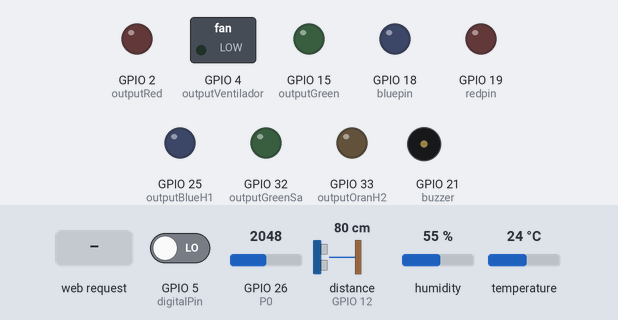
A sketch run on a simulated ESP32. Shown: switched loads named in the sketch (green lamp = pin HIGH), output pins drawn as LEDs (lit = HIGH), buzzer (waves = sounding, pin HIGH). The inputs (shaded band) are chosen by the test bench; at power-on: GPIO 5 (digitalPin) LOW, distance to the obstacle (sensor on GPIO 12) 80 cm, GPIO 26 (P0) = 2048, humidity 55 %, temperature 24 °C. The echo pulse lasts 58.3 µs per cm; WiFi joins after 1.5 s; servers stay silent unless stated; the Firebase database answers and starts empty; what the sketch prints to the serial monitor is not drawn.

Above: at 2.7 s.
2.8 s: GPIO 5 (digitalPin) driven HIGH
At 9.6 s:
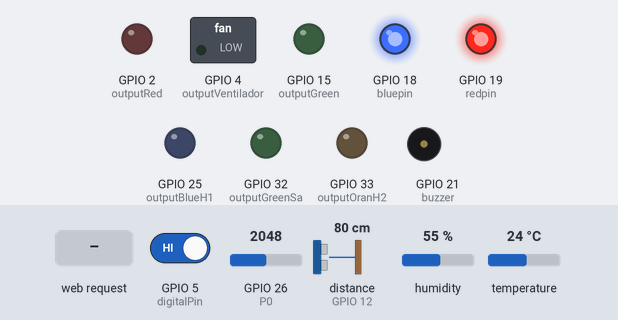
9.9 s: HTTP request GET /12/on received
At 19.4 s:
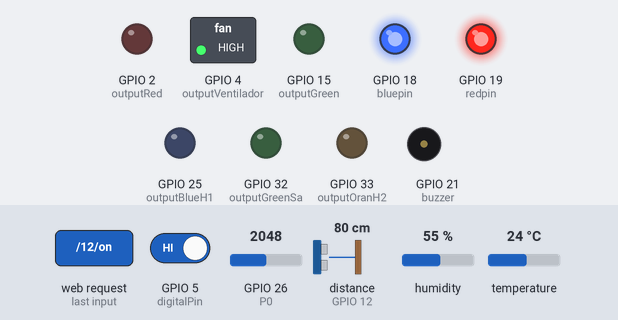
19.7 s: distance to the obstacle (sensor on GPIO 12) set to 11 cm
27.7 s: distance to the obstacle (sensor on GPIO 12) set to 8 cm
At 35.9 s:
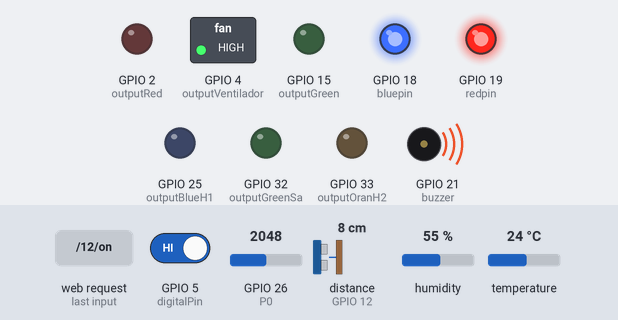
36.4 s: HTTP request GET /12/off received
At 44.2 s:
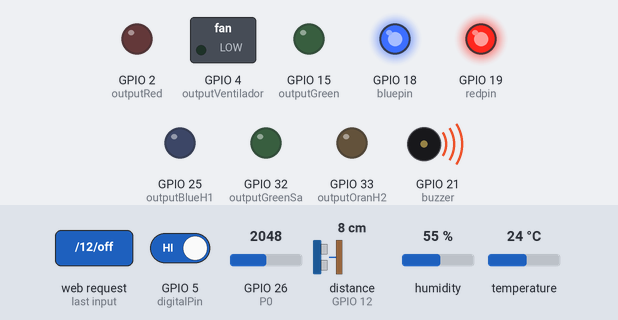
44.7 s: HTTP request GET /red/on received
At 52.6 s:
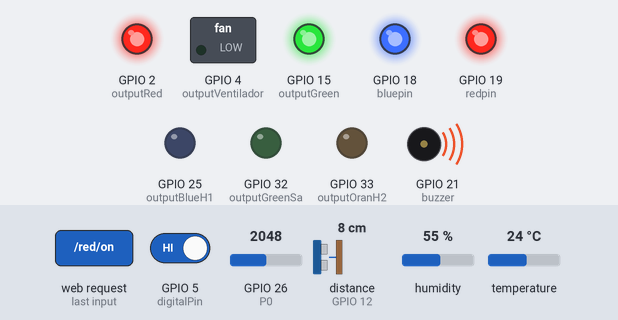
Timing chart, 0 to 54.1 s (numbered marks = the images above; inputs shaded):
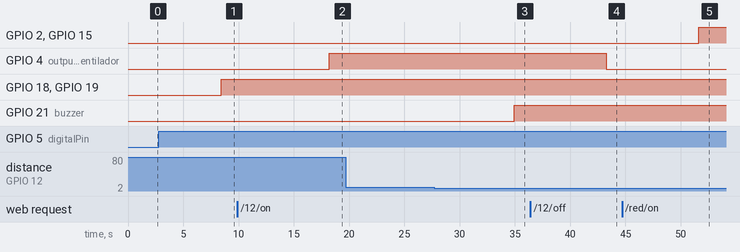

Measured:
- the behaviour switches between 10 and 9 cm on distance to the obstacle (sensor on GPIO 12) (found by bisection; images 2 and 3)
- after the input at 2.8 s, GPIO 18 (bluepin), GPIO 19 (redpin): LOW → HIGH after 5.7 s
- after the input at 9.9 s, GPIO 4 (outputVentilador): LOW → HIGH after 8.3 s
- after the input at 19.7 s, every drawn part: stays the same
- after the input at 27.7 s, GPIO 21 (buzzer): LOW → HIGH after 7.2 s
- after the input at 36.4 s, GPIO 4 (outputVentilador): HIGH → LOW after 6.9 s
- after the input at 44.7 s, GPIO 2 (outputRed), GPIO 15 (outputGreen): LOW → HIGH after 6.9 s

The sketch:

pagina6.ino
```cpp
#include <WiFi.h>
#include "FirebaseESP32.h"
#include <DHT.h>

#define FIREBASE_HOST "https://proyecto-iot-bc8cb.firebaseio.com"
#define FIREBASE_AUTH "9Niqfu8TTAV2TQsLjt3rgaI5QwILQtoTuS6hm0JO"
#define WIFI_SSID "ARRIS-A0A2"
#define WIFI_PASSWORD "AA94724020679540"

#define DHTPIN 23
#define DHTTYPE DHT11
DHT dht(DHTPIN, DHTTYPE);
FirebaseData firebaseData;
String ruta = "/ESP32";

const int P0 = 26;
//int sensorValue = 0;
const int buzzer = 21;
//int nivelAgua = 0;

int digitalPin = 5;
int digitalVal;

#include "SR04.h"
#define TRIG_PIN 12
#define ECHO_PIN 13
SR04 sr04 = SR04(ECHO_PIN,TRIG_PIN);
long distancia;

const int outputVentilador = 4;
const int outputRed = 2;
const int outputGreen = 15;
const int outputBlueH1 = 25;
const int outputOranH2 = 33;
const int outputGreenSa = 32;

String outputEstadoVentilador = "off";
String outputEstadoRed = "off";
String outputEstadoGreen = "off";
String outputEstadoBlueH1 = "off";
String outputEstadoOranH2 = "off";
String outputEstadoGreenSa = "off";

int redpin = 19;
int bluepin =18;


WiFiServer server(80);
String header;

void setup() {
  /*
   * Inicia Conexion con Firebase
   */
  Serial.begin(115200);

  pinMode(outputVentilador, OUTPUT);
  digitalWrite(outputVentilador, LOW);

  pinMode(outputRed, OUTPUT);
  digitalWrite(outputRed, LOW);

  pinMode(outputGreen, OUTPUT);
  digitalWrite(outputGreen, LOW);

  pinMode(outputBlueH1, OUTPUT);
  digitalWrite(outputBlueH1, LOW);

  pinMode(outputOranH2, OUTPUT);
  digitalWrite(outputOranH2, LOW);

  pinMode(outputGreenSa, OUTPUT);
  digitalWrite(outputGreenSa, LOW);

  pinMode(buzzer, OUTPUT);

  pinMode(digitalPin, INPUT);
  dht.begin();

  pinMode(redpin, OUTPUT);
  pinMode(bluepin, OUTPUT);

  Serial.print("Conectado al Wi-Fi");
  Serial.println(WIFI_SSID);
  WiFi.begin(WIFI_SSID, WIFI_PASSWORD);
  while (WiFi.status() != WL_CONNECTED)
  {
    delay(500);
    Serial.print(".");
  }

  Serial.println("");
  Serial.println("Wifi conectado");
  Serial.print("Conectado con IP: ");
  Serial.println(WiFi.localIP());
  server.begin();

  Firebase.begin(FIREBASE_HOST, FIREBASE_AUTH);
  Firebase.reconnectWiFi(true);

 /*
  * Termina conexion con Firebase
  */
}

void loop() {
/*
 * Inicia Temperatura
 */
 // Esperamos 5 segundos entre medidas
  delay(5000);

  // Leemos la humedad relativa
  float h = dht.readHumidity();
  // Leemos la temperatura en grados centígrados (por defecto)
  float t = dht.readTemperature();
  // Leemos la temperatura en grados Fahreheit
  float f = dht.readTemperature(true);

  // Comprobamos si ha habido algún error en la lectura
  if (isnan(h) || isnan(t) || isnan(f)) {
    Serial.println("Error obteniendo los datos del sensor DHT11");
    return;
  }

  // Calcular el índice de calor en Fahreheit
  float hif = dht.computeHeatIndex(f, h);
  // Calcular el índice de calor en grados centígrados
  float hic = dht.computeHeatIndex(t, h, false);

  Serial.print("Humedad: ");
  Serial.print(h);
  Serial.print(" %\t");
  Serial.print("Temperatura: ");
  Serial.print(t);
  Serial.print(" C ");
  Serial.print("Índice de calor: ");
  Serial.print(hic);
  Serial.println(" *C ");
 /*
  * Termina temperatura
  */

  /*
   * Inicia nivel de agua
   */
   /*sensorValue = analogRead(Agua);
   nivelAgua = sensorValue*100/1024;
   Serial.print("Sensor cubierto = " );
   Serial.print(nivelAgua);
   Serial.println("%");
   delay(500);*/
   Serial.print("Nivel de agua: ");
   Serial.println(analogRead(P0));
   delay(500);
   /*
    * Termina nivel de agua
    */

    /*
     * Inicia Sensor poximidad
     */
   distancia=sr04.Distance();
   Serial.print(distancia);
   Serial.println("cm");
   delay(500);


   /*
    * Termina Sensor proximidad
   */

   /*
    * Inicia detector de fuego
    */
    digitalVal = digitalRead(digitalPin);
    /*
     * Termina detector de fuego
     */

  Firebase.setFloat(firebaseData, ruta + "/sensorTemperatura/temperatura", t);
  Firebase.setFloat(firebaseData, ruta + "/sensorTemperatura/humedad", h);
  Firebase.setFloat(firebaseData, ruta + "/sensorTemperatura/indiceCalor", hic);
  Firebase.setInt(firebaseData, ruta + "/sensorNivelAgua/nivel", P0);
  Firebase.setInt(firebaseData, ruta + "/sensorProximidad/distancia", distancia);
  if(digitalVal == HIGH) // si la flama es detectada
    {
      Firebase.setString(firebaseData, ruta + "/sensorFuego/hay", "Cuidado con el fuego");
      Serial.println("Fuego");
      digitalWrite(18,HIGH);
      digitalWrite(19,HIGH);
    }else if(digitalVal == LOW) {
      Firebase.setString(firebaseData, ruta + "/sensorFuego/hay", "Tu tranquilo");
      Serial.println("No Fuego");
      digitalWrite(18,LOW);
      digitalWrite(19,LOW);
    }
    delay(500);

  Firebase.getFloat(firebaseData, ruta + "/sensorTemperatura/temperatura");
  float temp = firebaseData.floatData();
  String temp2 = (String) temp;
  Firebase.getFloat(firebaseData, ruta + "/sensorTemperatura/humedad");
  float hum = firebaseData.floatData();
  String hum2 = (String) hum;
  Firebase.getFloat(firebaseData, ruta + "/sensorTemperatura/indiceCalor");
  float ind = firebaseData.floatData();
  String ind2 = (String) ind;
  Firebase.getString(firebaseData, ruta + "/sensorFuego/hay");
  String fue = firebaseData.stringData();
  Firebase.getInt(firebaseData, ruta + "/sensorNivelAgua/nivel");
  int niv = firebaseData.floatData();
  String niv2 = (String) niv;
  Firebase.getInt(firebaseData, ruta + "/sensorProximidad/distancia");
  int dis = firebaseData.floatData();
  String dis2 = (String) dis;

  //Inicia control de dispositivo en la nube
    if(dis<10){
      if(dis>1){
        digitalWrite(buzzer, HIGH);
      }
    }else{
      digitalWrite(buzzer, LOW);
    }
   //Termina control de dispositivo en la nube

   //----------------------------------------------
   //--------------Streaming de datos--------------
   //----------------------------------------------

  Firebase.readStream(firebaseData);
  if (firebaseData.streamAvailable())
    {
        Serial.println(firebaseData.stringData()); // El tipo de dato debe coincidir con el dato cargado en la nube
        delay(500);                                 // El delay es para que solo se haga una lectura, caso contrario repetira la lectura varias veces,
    }


  WiFiClient client = server.available();
  if(client){
    Serial.println("Nuevo cliente");
    String currentLine = "";
    while(client.connected()){
      if(client.available()){
        char c = client.read();
        Serial.write(c);
        header += c;
        if(c == '\n'){
          if(currentLine.length() == 0){
            client.println("HTTP/1.1 200 OK");
            client.println("Content-type:text/html");
            client.println("Connection: close");
            client.println();

            if(header.indexOf("GET /12/on") >= 0 ){
              Serial.println("GPIO 12 on");
              outputEstadoVentilador = "on";
              digitalWrite(outputVentilador, HIGH);
            }else if(header.indexOf("GET /12/off") >= 0){
              Serial.println("GPIO 12 off");
              outputEstadoVentilador = "off";
              digitalWrite(outputVentilador, LOW);
            }

            if(header.indexOf("GET /red/on") >= 0 ){
              Serial.println("GPIO red on");
              outputEstadoRed = "on";
              digitalWrite(outputRed, 255);
              digitalWrite(outputGreen, 255);
            }else if(header.indexOf("GET /red/off") >= 0){
              Serial.println("GPIO red off");
              outputEstadoRed = "off";
              digitalWrite(outputRed, LOW);
              digitalWrite(outputGreen, LOW);
            }

            if(header.indexOf("GET /BlueH1/on") >= 0 ){
              Serial.println("GPIO BlueH1 on");
              outputEstadoBlueH1 = "on";
              digitalWrite(outputBlueH1, HIGH);
            }else if(header.indexOf("GET /BlueH1/off") >= 0){
              Serial.println("GPIO BlueH1 off");
              outputEstadoBlueH1 = "off";
              digitalWrite(outputBlueH1, LOW);
            }

             if(header.indexOf("GET /OranH2/on") >= 0 ){
              Serial.println("GPIO OranH2 on");
              outputEstadoOranH2 = "on";
              digitalWrite(outputOranH2, HIGH);
            }else if(header.indexOf("GET /OranH2/off") >= 0){
              Serial.println("GPIO OranH2 off");
              outputEstadoOranH2 = "off";
              digitalWrite(outputOranH2, LOW);
            }

              if(header.indexOf("GET /GreenSa/on") >= 0 ){
              Serial.println("GPIO GreenSa on");
              outputEstadoGreenSa = "on";
              digitalWrite(outputGreenSa, HIGH);
            }else if(header.indexOf("GET /GreenSa/off") >= 0){
              Serial.println("GPIO GreenSa off");
              outputEstadoGreenSa = "off";
              digitalWrite(outputGreenSa, LOW);
            }


            /*
             * A partir de aqui se comienza a crear la pantalla que se mostrara
             */
             client.println("<!DOCTYPE html><html>");
             client.println("<head><meta name=\"viewport\" content=\"width=device-width, initial-scale=1\">");
             client.println("<meta charset=\"UTF-8\">");
             client.println("<link rel=\"stylesheet\" href=\"https://use.fontawesome.com/releases/v5.7.2/css/all.css\" >");
             client.println("<link rel=\"stylesheet\" href=\"https://maxcdn.bootstrapcdn.com/bootstrap/3.4.1/css/bootstrap.min.css\">");
             //client.println("<link rel=\"stylesheet\" href=\"https://stackpath.bootstrapcdn.com/bootstrap/4.4.1/css/bootstrap.min.css\">");
             client.println("<script src=\"https://maxcdn.bootstrapcdn.com/bootstrap/3.4.1/js/bootstrap.min.js\"></script>");
             client.println("<script src=\"https://ajax.googleapis.com/ajax/libs/jquery/3.4.1/jquery.min.js\"></script>");
             //CSS para estilos de los botones cuando este en ON y OFF
             //
             client.println("<style>html { font-family: Arial; display: inline-block; margin: 0px auto; text-align: center;}");
             client.println(".texto { font-size: 3.0rem;");
             client.println("text-decoration: none; font-size: 30px; margin: 2px; cursor: pointer;}");
             client.println("body {background: rgba(212,228,239,1);background: -moz-linear-gradient(left, rgba(212,228,239,1) 0%, rgba(134,174,204,1) 100%);background: -webkit-gradient(left top, right top, color-stop(0%, rgba(212,228,239,1)), color-stop(100%, rgba(134,174,204,1)));background: -webkit-linear-gradient(left, rgba(212,228,239,1) 0%, rgba(134,174,204,1) 100%);background: -o-linear-gradient(left, rgba(212,228,239,1) 0%, rgba(134,174,204,1) 100%);background: -ms-linear-gradient(left, rgba(212,228,239,1) 0%, rgba(134,174,204,1) 100%);background: linear-gradient(to right, rgba(212,228,239,1) 0%, rgba(134,174,204,1) 100%);filter: progid:DXImageTransform.Microsoft.gradient( startColorstr='#d4e4ef', endColorstr='#86aecc', GradientType=1 );}");
             client.println(".button2 {background-color: #555555;}</style></head>");

             client.println("<body style=\"margin: 5%\"><h1>JaquiAnLui</h1>");

             client.println("<a href=\"192.168.0.12\" class=\"btn btn-warning btn-block btn-lg\">Actualizar notificaciones</a></br>");

             if(distancia<10){
              client.println("<div class=\"alert alert-danger\" role=\"alert\">Cuidado alguien se acerca</div>");
             }
             if (t > 30){
              client.println("<div class=\"alert alert-success\" role=\"alert\">Esto esta muy caliente</div>");
             }
             if (digitalVal == HIGH){
              client.println("<div class=\"alert alert-danger\" role=\"alert\">Cuidado tu casa se esta incendiando, <b>CORRE!!!</b></div></br>");
             }


            client.println("<div class=\"container mt-2 \">");
              client.println("<section class=\"row\">");
                  client.println("<aside class=\"col-12 col-sm-12 col-md-2 col-lg-4 col-xl-4 justify-content-center\">");
                     client.println("<!--Borrar a partir de aqui-->");
                      client.println("<div class=\"card mb-2\" style=\"height: 100%;\">");
                          client.println("<div class=\"card-body\" style=\"background-color: #fafafa; border-radius: 10px;\">");
                                 client.println("<div class=\"justify-content-center\">");
                                 client.println("</br>");

                                 //A partir de aqui se programan los botones del motor
                                 client.println("<h2>Ventilador</h2>");
                                 if(outputEstadoVentilador=="off"){
                                  client.println("<a href=\"/12/on\" class=\"btn btn-primary btn-block\">Encender</a></br>");
                                 }else {
                                  client.println("<a href=\"/12/off\" class=\"btn btn-danger btn-block\">Apagar</a></br>");
                                 }
                                 //Aqui termina botones motor

                                 //A partir de aqui se programan los botones de luz roja
                                 client.println("<h2>Luces exteriores</h2>");
                                 if(outputEstadoRed=="off"){
                                  client.println("<a href=\"/red/on\" class=\"btn btn-primary btn-block\">Encender</a></br>");
                                 }else {
                                  client.println("<a href=\"/red/off\" class=\"btn btn-danger btn-block\">Apagar</a></br>");
                                 }
                                 //Aqui termina botones luz roja

                                 //A partir de aqui se programan los botones de luz azul
                                 client.println("<h2>Habitación principal</h2>");
                                 if(outputEstadoBlueH1=="off"){
                                  client.println("<a href=\"/BlueH1/on\" class=\"btn btn-primary btn-block\">Encender</a></br>");
                                 }else {
                                  client.println("<a href=\"/BlueH1/off\" class=\"btn btn-danger btn-block\">Apagar</a></br>");
                                 }
                                 //Aqui termina botones luz azul

                                 //A partir de aqui se programan los botones de luz naranja
                                 client.println("<h2>Habitación huéspedes</h2>");
                                 if(outputEstadoOranH2=="off"){
                                  client.println("<a href=\"/OranH2/on\" class=\"btn btn-primary btn-block\">Encender</a></br>");
                                 }else {
                                  client.println("<a href=\"/OranH2/off\" class=\"btn btn-danger btn-block\">Apagar</a></br>");
                                 }
                                 //Aqui termina botones luz naranja

                                 //A partir de aqui se programan los botones de luz verde
                                 client.println("<h2>Sala</h2>");
                                 if(outputEstadoGreenSa=="off"){
                                  client.println("<a href=\"/GreenSa/on\" class=\"btn btn-primary btn-block\">Encender</a></br>");
                                 }else {
                                  client.println("<a href=\"/GreenSa/off\" class=\"btn btn-danger btn-block\">Apagar</a></br>");
                                 }
                                 //Aqui termina botones luz verde

                                  client.println("</div>");
                                client.println("</div>");
                          client.println("</div>");
                          client.println("</div>");
                     client.println("</div>");
                  client.println("</aside>");
                    client.println("</br>");
                    client.println("</br>");

           client.println("<main class=\"col-12 col-sm-12 col-md-10 col-lg-8 col-xl-8\">");
              client.println("<div class=\"card mb-2\">");
                    client.println("<div class=\"card-body \" style=\"background-color: #fafafa; border-radius: 10px;\">");
                        client.println("<div class=\"row \">");
                            client.println("<div class=\"col-12\" style=\"margin: 10%;\">");
                                   client.println("<span class=\"text\">Datos de temperatura</span>");
                                   client.println("<p><i class=\"fas fa-thermometer-half\" style=\"color:#059e8a;\"></i><span> Temperatura: </span><span>"+temp2+"</span></p>");
                                   client.println("<p><i class=\"fas fa-tint\" style=\"color:#00add6;\"></i><span> Humedad: </span><span>"+hum2+" %</span></p>");
                                   client.println("<p><i class=\"fas fa-sun\" style=\"color:#F5720B;\"></i><span> Inidice de calor: </span><span>"+ind2+" %</span></p></br>");

                                   client.println("<span class=\"text\">Datos Fuego</span>");
                                   if(digitalVal == HIGH) // si la flama es detectada
                                   {
                                     client.println("<p><i class=\"fas fa-fire\" style=\"color:#F5720B;\"></i><span> Estado: </span><span>"+fue+"</span></p></br>");
                                   }else if(digitalVal == LOW) {
                                     client.println("<p><i class=\"fas fa-fire\" style=\"color:#B6ACA4;\"></i><span> Estado: </span><span>"+fue+"</span></p></br>");
                                   }

                                   client.println("<span class=\"text\">Datos de nivel de Agua</span>");
                                   client.println("<p><i class=\"fas fa-water\" style=\"color:#00add6;\"></i><span> Nivel: </span><span>"+niv2+" %</span></p></br>");

                                   client.println("<span class=\"text\">Datos de movimiento</span>");
                                   client.println("<p><i class=\"fas fa-walking\"></i><span> Distancia: </span><span>"+dis2+" cm</span></p></br>");

                                   client.println("<a href=\"192.168.0.12\" class=\"btn btn-info btn-block\">Actualizar</a>");
                        client.println("</div>");
                  client.println("</div>");
              client.println("</div>");
        client.println("</main>");
    client.println("</section>");
client.println("</div>");

             client.println("</body></html>");

             client.println();
             break;
          }else {
            currentLine = "";
          }
        }else if(c != '\r'){
          currentLine += c;
        }
      }
    }
    header = "";
    client.stop();
    Serial.println("Cliente desconectado");
    Serial.println("");
  }
}
```
